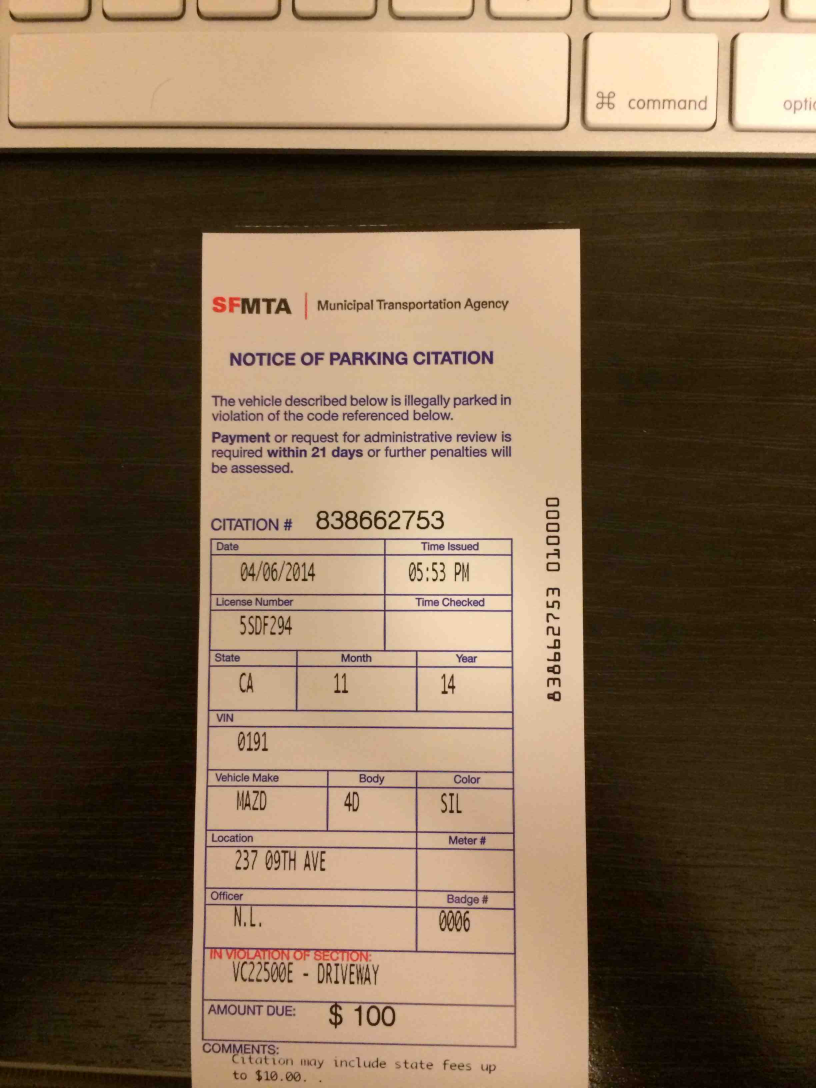
#> input picture data/ticket0-training.jpg, 2448 x 3264 px (shown at 1/3 size)
$ python -i ticket.py   (imports and definitions only)   (Python 2 division)   (older library calls are emulated)
#> lines starting #> are read from the running program, lines starting #| are printed output that depends on the picture; after the words box and inside, x2 and y2 are one past the last pixel; in counts of white or black regions, pixels touching at a corner belong together
#> further down, picture is the input picture: shape (3264, 2448, 3); mean B, G, R 78.1, 102.2, 124.6
#!/usr/bin/env python
# encoding: utf-8

import argparse
import glob
import os
import sys
from operator import itemgetter
from os.path import join, basename, dirname, abspath

try:
	from PIL import Image, ExifTags
	import numpy as np
	import cv2

except ImportError:
	print('Please install the required modules: numpy, Pillow, and cv2.')
	sys.exit()


class ContourContext(object):

        """
        A contour with its context
        """
        # [5 lines left out: function __init__, not called in this run]


class TicketApp(object):

	def __init__(self):
		"""App initialization.
		"""
		self.imgdir = dirname(abspath(__file__))
		self.filename = None
		self.debug = False
                self.shouldRunTests = False

        # [203 lines left out: functions processImage, load_image, findParkingViolationContour, findTicketTableContour, findTicketTableContourCandidates, clusterize_colors and 1 more, not called in this run]


        def getCroppedParkingCodeText(self, img):
                """
                Given an image consisting of only the parking cell (was previously cropped), further
                crop out the parking code text region of the image.
                Find the rightmost contour that matches the following criteria:
                - Area of subcontour compared to area of parent contour should be approx 2%
                - The horizontal midpoint of the subcontour should be "near" the horiz. midpoint of parent contour
                - The distance between top of contour and top of parent contour should be more than 1/5th the height of parent contour
                """

		# Create binary image
		img_gray = cv2.cvtColor(img, cv2.COLOR_BGR2GRAY)
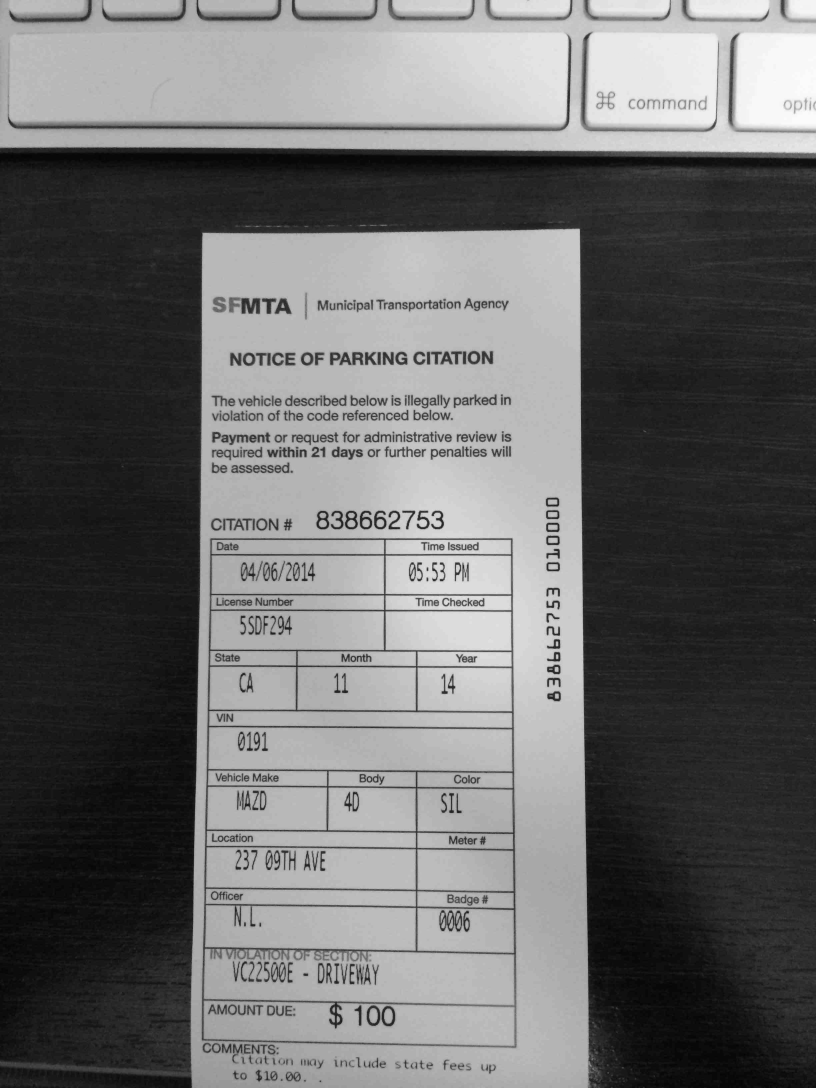
#> img_gray: shape (3264, 2448) (shown at 1/3 size); min 2, max 252, mean 106.1
                img_binary = cv2.adaptiveThreshold(img_gray, 255, cv2.ADAPTIVE_THRESH_MEAN_C, cv2.THRESH_BINARY, 31, 10)
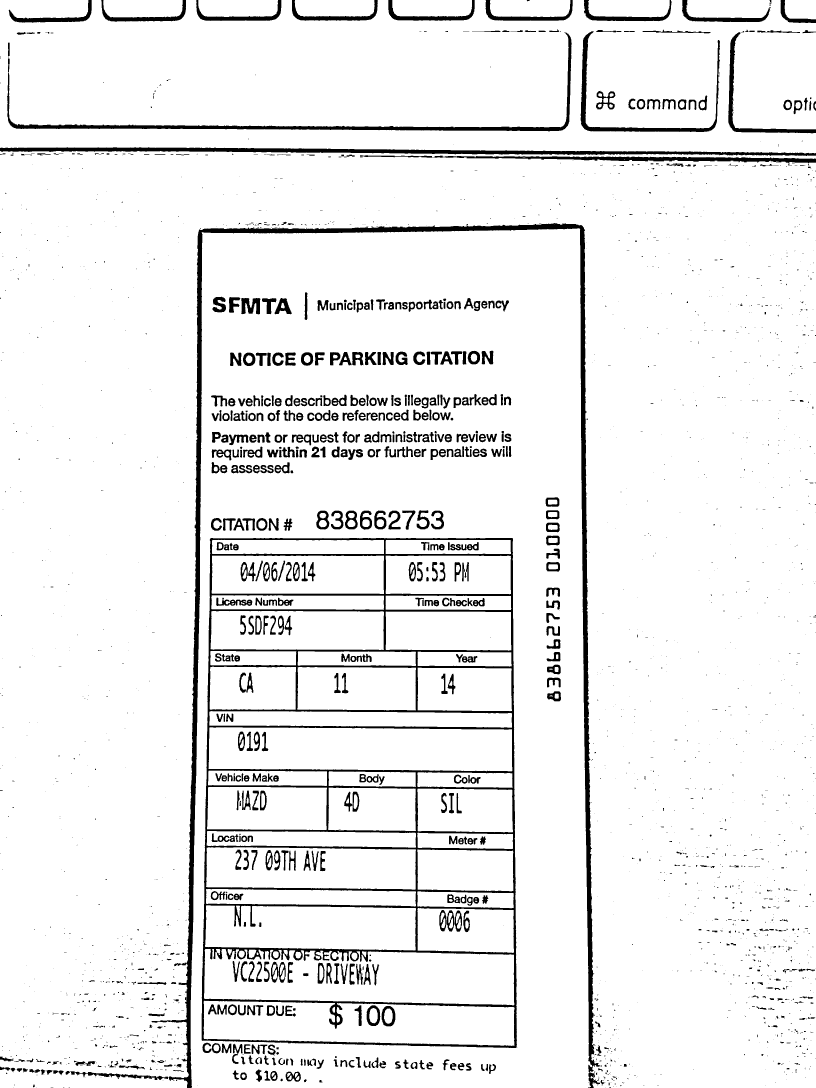
#> img_binary: shape (3264, 2448) (shown at 1/3 size); 93.4% white; 2529 black regions (1790 under 20 px)


		# Find contours
                contours, hierarchy = cv2.findContours(img_binary.copy(), cv2.RETR_TREE, cv2.CHAIN_APPROX_NONE)
#> contours = 2916 contours, 1799 with area under 20; largest, box (x1, y1, x2, y2) and area: (0, 453, 2448, 3264) 3776046, (572, 685, 1776, 3264) 2975586, (604, 1613, 1552, 3145) 1408886, (0, 0, 2448, 461) 981410, (612, 2847, 1543, 3016) 130258
                hierarchy0 = hierarchy[0]

                outerMostContourCtx = None
                contourIdx = 0
                for contour in contours:
                        subContours = self.findChildContours(contourIdx, hierarchy0)
                        numSubcontoursRatio = (len(subContours)*1.0) / (len(contours)*1.0)
                        #print("total contours: %s subcontours: %s ratio: %s" % (len(contours), len(subContours), numSubcontoursRatio))
                        if numSubcontoursRatio > 0.75:
                                outerMostContourCtx = ContourContext(contour, contourIdx, contours, hierarchy0)
                        contourIdx += 1
#> this loop made 2916 passes
#> contour on passes 8, 9, 11: [[590, 3256], [591, 3255], [592, 3256], [591, 3257]], [[911, 3247], [912, 3246], [913, 3247], [912, 3248]], [[966, 3244], [967, 3243], [968, 3244], [967, 3245]]

                if outerMostContourCtx != None:
                        contour = outerMostContourCtx.contour
                        contourIdx = outerMostContourCtx.contourIdx
                        outerRotatedRect = cv2.minAreaRect(contour)
                        outerWidth, outerHeight = self.getContourSize(contour)
                        outerBox = cv2.cv.BoxPoints(outerRotatedRect)
                        outerBox = np.int0(outerBox)
                        print("outerBox: %s" % outerBox)

                        # self.drawContourAndImmediateChildren(contour, img, contourIdx, hierarchy0, contours)

                        rightMostChildIdx = None
                        rightMostX = 0.0
                        childContourIndexes = self.getContourIndexesImmediateChildren(contour, contourIdx, hierarchy0, contours)
                        for childContourIdx in childContourIndexes:
                                childContour = contours[childContourIdx]
                                rotatedRect = cv2.minAreaRect(childContour)

                                box = cv2.cv.BoxPoints(rotatedRect)
                                box = np.int0(box)
                                highestYVal = self.highestYVal(box)
                                distanceFromTopRatio = highestYVal / outerHeight
                                percentArea = self.getFeaturePercentArea(img, childContour)
                                if highestYVal > 15 and percentArea > 0.001:
                                        print("box: %s.  highestY: %s distTopRatio: %s pctArea: %s" % (box, highestYVal, distanceFromTopRatio, percentArea))
                                        #self.drawContour(childContour, img)
                                        if rightMostChildIdx == None:
                                                rightMostChildIdx = childContourIdx
                                                rightMostX = self.rightMostXVal(box)
                                        elif self.rightMostXVal(box) > rightMostX:
                                                rightMostChildIdx = childContourIdx
                                                rightMostX = self.rightMostXVal(box)

                        rightMostChildContour = contours[rightMostChildIdx]
                        rightMostRotatedRect = cv2.minAreaRect(rightMostChildContour)
                        rightMostBox = cv2.cv.BoxPoints(rightMostRotatedRect)
                        rightMostBox = np.int0(rightMostBox)
                        highestYVal = self.highestYVal(rightMostBox)
                        lowestYVal = self.lowestYVal(rightMostBox)
                        rightMostX = self.rightMostXVal(rightMostBox)

                        self.drawContour(rightMostChildContour, img)

                        # figure out the cropping rectangle
                        # topLeftCorner: (0, highest y val from rightMostChild)
                        # topRightCorner: (rightMosxt x val from rightMostChild, highest y val from rightMostChild)
                        # bottomLeftCorner (0, lowest y val from rightMostChild)
                        # bottomRightCorner: (rightMosxt x val from rightMostChild, lowest y val from rightMostChild)
                        topLeftCorner = (0, highestYVal)
                        topRightCorner = (rightMostX, highestYVal)
                        bottomLeftCorner = (0, lowestYVal)
                        bottomRightCorner = (rightMostX, lowestYVal)
                        center = self.getBoxCenter(topLeftCorner, bottomRightCorner)
                        size = self.getBoxSize(topLeftCorner, bottomRightCorner)
                        print("center: %s size: %s" % (center, size))
                        croppedRect = cv2.getRectSubPix(img, size, center)

                        return croppedRect


                return None


        # [186 lines left out: functions getBoxCenter, getBoxSize, highestYVal, lowestYVal, rightMostXVal, drawContour and 10 more, not called in this run]

        def findChildContours(self, contour_idx, hierarchy):
                accumulator = []
                contour_hierarchy = hierarchy[contour_idx]
                _, _, first_child, _ = contour_hierarchy
                if first_child != -1:
                        self.findSiblingsAndChildren(accumulator, hierarchy, first_child)
                return accumulator

        def findSiblingsAndChildren(self, accumulator, hierarchy, contour_idx):

                accumulator.append(contour_idx)

                # [Next, Previous, First_Child, Parent]
                contour_hierarchy = hierarchy[contour_idx]
                nxt, prev, first_child, parent = contour_hierarchy
                if first_child != -1:
                        self.findSiblingsAndChildren(accumulator, hierarchy, first_child)

                while nxt != -1:
                      accumulator.append(nxt)
                      nxt, _, first_child_nxt, _ = hierarchy[nxt]
                      if first_child_nxt != -1:
                              self.findSiblingsAndChildren(accumulator, hierarchy, first_child_nxt)


        # [240 lines left out: functions getFeaturePercentArea, getImageArea, getFeatureAspectRatio, remove_tmp_files, parse_args, runTests, not called in this run]

                # >>> import json
                # >>> json.loads('["foo", {"bar":["baz", null, 1.0, 2]}]')
                #['foo', {'bar': ['baz', None, 1.0, 2]}]


# [12 lines not run here, left out]

>>> import cv2
>>> picture = cv2.imread('data/ticket0-training.jpg')
>>> result = TicketApp().getCroppedParkingCodeText(picture)

$ run again, on data/ticket6-training.jpg
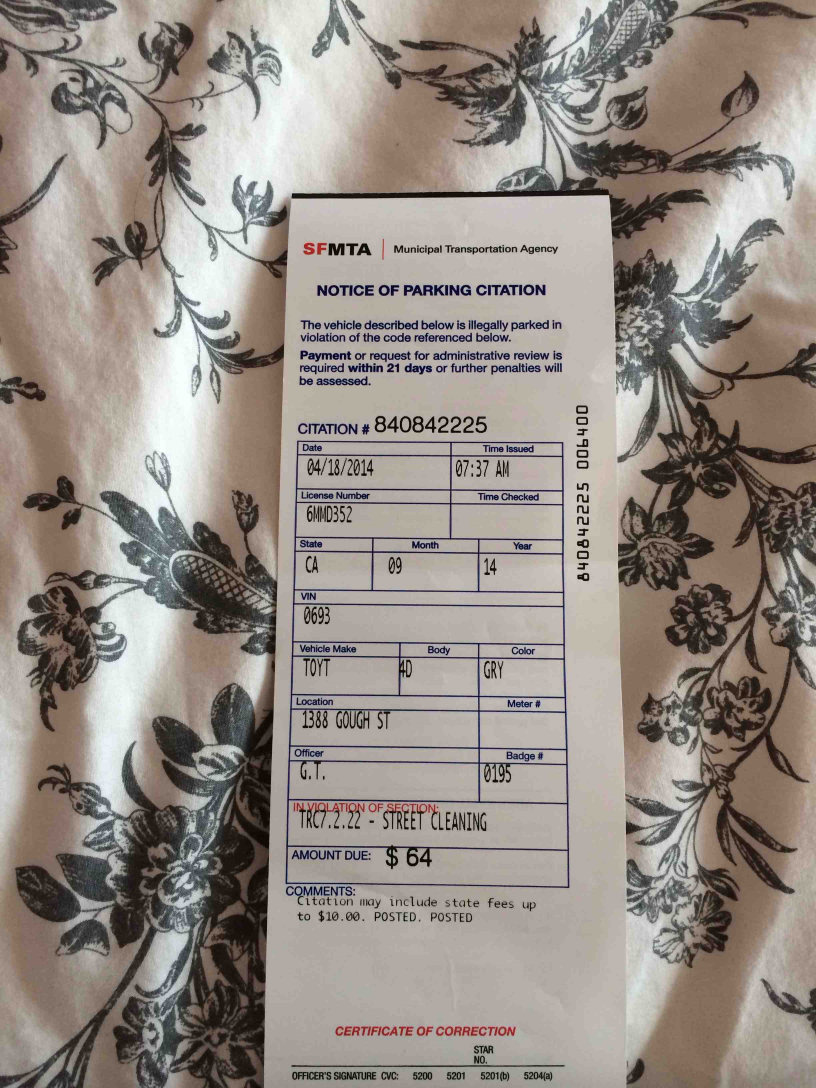
#> input picture data/ticket6-training.jpg, 2448 x 3264 px (shown at 1/3 size)
#> picture is the input picture: shape (3264, 2448, 3); mean B, G, R 134.1, 141, 149.9
#> in getCroppedParkingCodeText, `img_gray = cv2.cvtColor(img, cv2.COLOR_BGR2GRAY)`:
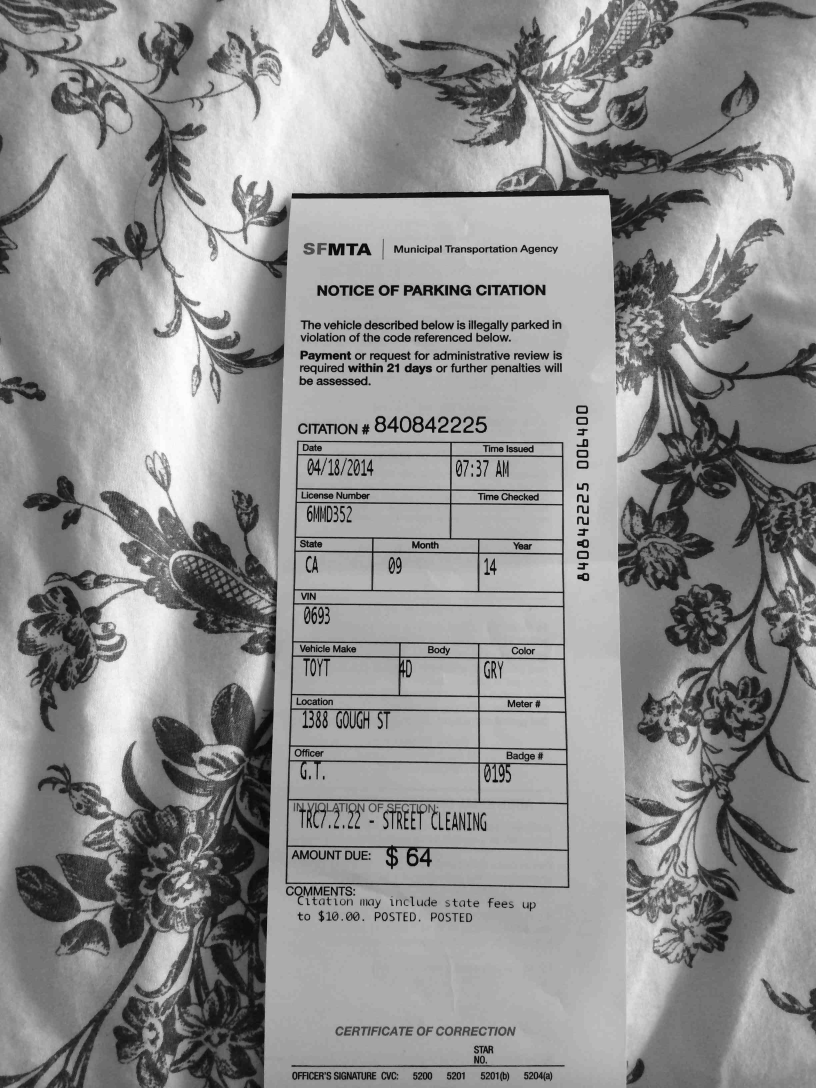
#> img_gray: shape (3264, 2448) (shown at 1/3 size); min 0, max 254, mean 142.8
#> in getCroppedParkingCodeText, `img_binary = cv2.adaptiveThreshold(img_gray, 255, cv2.ADAPTIVE_THRESH_..`:
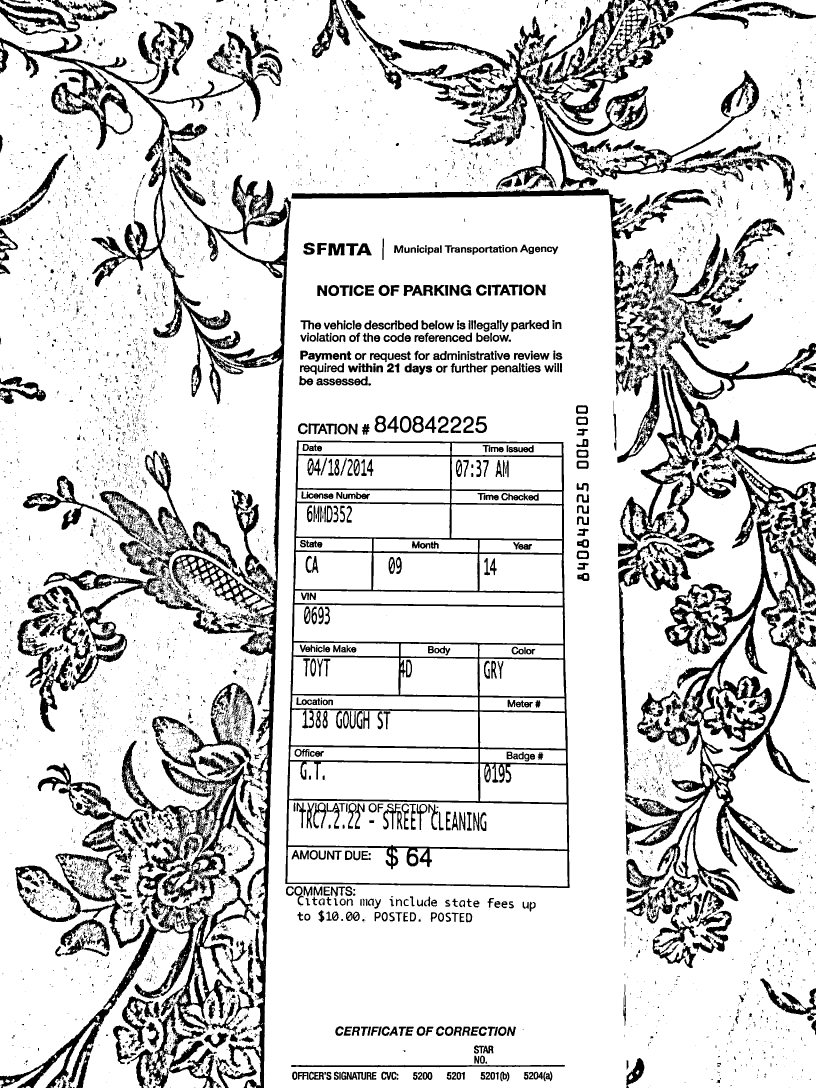
#> img_binary: shape (3264, 2448) (shown at 1/3 size); 83.2% white; 7248 black regions (5748 under 20 px)
#> contours = 12405 contours, 9794 with area under 20; largest, box (x1, y1, x2, y2) and area: (0, 0, 2448, 3264) 6793806, (855, 1320, 1710, 2665) 1101346, (208, 2434, 796, 3264) 193597, (864, 2401, 1702, 2549) 111100, (881, 1814, 1690, 1932) 86976
#> the loop in getCroppedParkingCodeText, `for contour in contours:` made 12405 passes
#> contour on passes 1, 2, 12: [[446, 3263]], [[240, 3263]], [[192, 3250], [192, 3251], [192, 3252], [192, 3251]]
#> after the loop in getCroppedParkingCodeText, `for contour in contours:`: contourIdx = 12405
